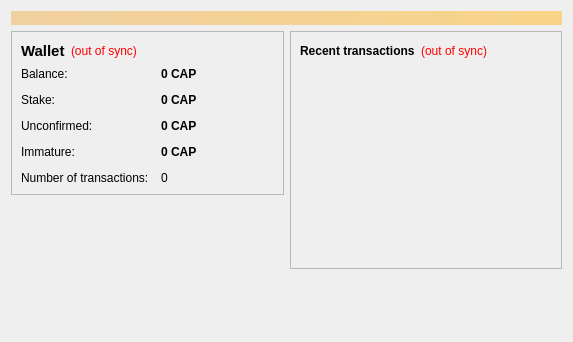
<?xml version="1.0" encoding="UTF-8"?>
<ui version="4.0">
 <class>OverviewPage</class>
 <widget class="QWidget" name="OverviewPage">
  <property name="geometry">
   <rect>
    <x>0</x>
    <y>0</y>
    <width>573</width>
    <height>342</height>
   </rect>
  </property>
  <property name="windowTitle">
   <string>Form</string>
  </property>
  <layout class="QVBoxLayout" name="topLayout">
   <item>
    <widget class="QLabel" name="labelAlerts">
     <property name="visible">
      <bool>false</bool>
     </property>
     <property name="styleSheet">
      <string notr="true">background-color: qlineargradient(x1: 0, y1: 0, x2: 1, y2: 0, stop:0 #F0D0A0, stop:1 #F8D488); color:#000000;</string>
     </property>
     <property name="wordWrap">
      <bool>true</bool>
     </property>
     <property name="margin">
      <number>3</number>
     </property>
    </widget>
   </item>
   <item>
    <layout class="QHBoxLayout" name="horizontalLayout" stretch="1,1">
     <item>
      <layout class="QVBoxLayout" name="verticalLayout_2">
       <item>
        <widget class="QFrame" name="frame">
         <property name="frameShape">
          <enum>QFrame::StyledPanel</enum>
         </property>
         <property name="frameShadow">
          <enum>QFrame::Raised</enum>
         </property>
         <layout class="QVBoxLayout" name="verticalLayout_4">
          <item>
           <layout class="QHBoxLayout" name="horizontalLayout_4">
            <item>
             <widget class="QLabel" name="label_5">
              <property name="font">
               <font>
                <pointsize>11</pointsize>
                <weight>75</weight>
                <bold>true</bold>
               </font>
              </property>
              <property name="text">
               <string>Wallet</string>
              </property>
             </widget>
            </item>
            <item>
             <widget class="QLabel" name="labelWalletStatus">
              <property name="toolTip">
               <string>The displayed information may be out of date. Your wallet automatically synchronizes with the BottleCaps network after a connection is established, but this process has not completed yet.</string>
              </property>
              <property name="styleSheet">
               <string notr="true">QLabel { color: red; }</string>
              </property>
              <property name="text">
               <string notr="true">(out of sync)</string>
              </property>
              <property name="alignment">
               <set>Qt::AlignLeading|Qt::AlignLeft|Qt::AlignVCenter</set>
              </property>
             </widget>
            </item>
            <item>
             <spacer name="horizontalSpacer_2">
              <property name="orientation">
               <enum>Qt::Horizontal</enum>
              </property>
              <property name="sizeHint" stdset="0">
               <size>
                <width>40</width>
                <height>20</height>
               </size>
              </property>
             </spacer>
            </item>
           </layout>
          </item>
          <item>
           <layout class="QFormLayout" name="formLayout_2">
            <property name="fieldGrowthPolicy">
             <enum>QFormLayout::AllNonFixedFieldsGrow</enum>
            </property>
            <property name="horizontalSpacing">
             <number>12</number>
            </property>
            <property name="verticalSpacing">
             <number>12</number>
            </property>
            <item row="0" column="0">
             <widget class="QLabel" name="label">
              <property name="text">
               <string>Balance:</string>
              </property>
             </widget>
            </item>
            <item row="0" column="1">
             <widget class="QLabel" name="labelBalance">
              <property name="font">
               <font>
                <weight>75</weight>
                <bold>true</bold>
               </font>
              </property>
              <property name="cursor">
               <cursorShape>IBeamCursor</cursorShape>
              </property>
              <property name="toolTip">
               <string>Your current balance</string>
              </property>
              <property name="text">
               <string notr="true">0 CAP</string>
              </property>
              <property name="textInteractionFlags">
               <set>Qt::LinksAccessibleByMouse|Qt::TextSelectableByKeyboard|Qt::TextSelectableByMouse</set>
              </property>
             </widget>
            </item>
            <item row="1" column="0">
             <widget class="QLabel" name="label_6">
              <property name="text">
               <string>Stake:</string>
              </property>
             </widget>
            </item>
            <item row="1" column="1">
             <widget class="QLabel" name="labelStake">
              <property name="font">
               <font>
                <weight>75</weight>
                <bold>true</bold>
               </font>
              </property>
              <property name="cursor">
               <cursorShape>IBeamCursor</cursorShape>
              </property>
              <property name="toolTip">
               <string>Total of coins that was staked, and do not yet count toward the current balance</string>
              </property>
              <property name="text">
               <string notr="true">0 CAP</string>
              </property>
              <property name="textInteractionFlags">
               <set>Qt::LinksAccessibleByMouse|Qt::TextSelectableByKeyboard|Qt::TextSelectableByMouse</set>
              </property>
             </widget>
            </item>
            <item row="2" column="0">
             <widget class="QLabel" name="label_3">
              <property name="text">
               <string>Unconfirmed:</string>
              </property>
             </widget>
            </item>
            <item row="2" column="1">
             <widget class="QLabel" name="labelUnconfirmed">
              <property name="font">
               <font>
                <weight>75</weight>
                <bold>true</bold>
               </font>
              </property>
              <property name="cursor">
               <cursorShape>IBeamCursor</cursorShape>
              </property>
              <property name="toolTip">
               <string>Total of transactions that have yet to be confirmed, and do not yet count toward the current balance</string>
              </property>
              <property name="text">
               <string notr="true">0 CAP</string>
              </property>
              <property name="textInteractionFlags">
               <set>Qt::LinksAccessibleByMouse|Qt::TextSelectableByKeyboard|Qt::TextSelectableByMouse</set>
              </property>
             </widget>
            </item>
            <item row="4" column="0">
             <widget class="QLabel" name="label_2">
              <property name="text">
               <string>Number of transactions:</string>
              </property>
             </widget>
            </item>
            <item row="4" column="1">
             <widget class="QLabel" name="labelNumTransactions">
              <property name="toolTip">
               <string>Total number of transactions in wallet</string>
              </property>
              <property name="text">
               <string notr="true">0</string>
              </property>
             </widget>
            </item>
            <item row="3" column="0">
             <widget class="QLabel" name="labelImmatureText">
              <property name="text">
               <string>Immature:</string>
              </property>
             </widget>
            </item>
            <item row="3" column="1">
             <widget class="QLabel" name="labelImmature">
              <property name="font">
               <font>
                <weight>75</weight>
                <bold>true</bold>
               </font>
              </property>
              <property name="toolTip">
               <string>Mined balance that has not yet matured</string>
              </property>
              <property name="text">
               <string notr="true">0 CAP</string>
              </property>
              <property name="textInteractionFlags">
               <set>Qt::LinksAccessibleByMouse|Qt::TextSelectableByKeyboard|Qt::TextSelectableByMouse</set>
              </property>
             </widget>
            </item>
           </layout>
          </item>
         </layout>
        </widget>
       </item>
       <item>
        <spacer name="verticalSpacer">
         <property name="orientation">
          <enum>Qt::Vertical</enum>
         </property>
         <property name="sizeHint" stdset="0">
          <size>
           <width>20</width>
           <height>40</height>
          </size>
         </property>
        </spacer>
       </item>
      </layout>
     </item>
     <item>
      <layout class="QVBoxLayout" name="verticalLayout_3">
       <item>
        <widget class="QFrame" name="frame_2">
         <property name="frameShape">
          <enum>QFrame::StyledPanel</enum>
         </property>
         <property name="frameShadow">
          <enum>QFrame::Raised</enum>
         </property>
         <layout class="QVBoxLayout" name="verticalLayout">
          <item>
           <layout class="QHBoxLayout" name="horizontalLayout_2">
            <item>
             <widget class="QLabel" name="label_4">
              <property name="text">
               <string>&lt;b&gt;Recent transactions&lt;/b&gt;</string>
              </property>
             </widget>
            </item>
            <item>
             <widget class="QLabel" name="labelTransactionsStatus">
              <property name="toolTip">
               <string>The displayed information may be out of date. Your wallet automatically synchronizes with the BottleCaps network after a connection is established, but this process has not completed yet.</string>
              </property>
              <property name="styleSheet">
               <string notr="true">QLabel { color: red; }</string>
              </property>
              <property name="text">
               <string notr="true">(out of sync)</string>
              </property>
              <property name="alignment">
               <set>Qt::AlignRight|Qt::AlignTrailing|Qt::AlignVCenter</set>
              </property>
             </widget>
            </item>
            <item>
             <spacer name="horizontalSpacer">
              <property name="orientation">
               <enum>Qt::Horizontal</enum>
              </property>
              <property name="sizeHint" stdset="0">
               <size>
                <width>40</width>
                <height>20</height>
               </size>
              </property>
             </spacer>
            </item>
           </layout>
          </item>
          <item>
           <widget class="QListView" name="listTransactions">
            <property name="styleSheet">
             <string notr="true">QListView { background: transparent; }</string>
            </property>
            <property name="frameShape">
             <enum>QFrame::NoFrame</enum>
            </property>
            <property name="verticalScrollBarPolicy">
             <enum>Qt::ScrollBarAlwaysOff</enum>
            </property>
            <property name="horizontalScrollBarPolicy">
             <enum>Qt::ScrollBarAlwaysOff</enum>
            </property>
            <property name="selectionMode">
             <enum>QAbstractItemView::NoSelection</enum>
            </property>
           </widget>
          </item>
         </layout>
        </widget>
       </item>
       <item>
        <spacer name="verticalSpacer_2">
         <property name="orientation">
          <enum>Qt::Vertical</enum>
         </property>
         <property name="sizeHint" stdset="0">
          <size>
           <width>20</width>
           <height>40</height>
          </size>
         </property>
        </spacer>
       </item>
      </layout>
     </item>
    </layout>
   </item>
  </layout>
 </widget>
 <resources/>
 <connections/>
</ui>
